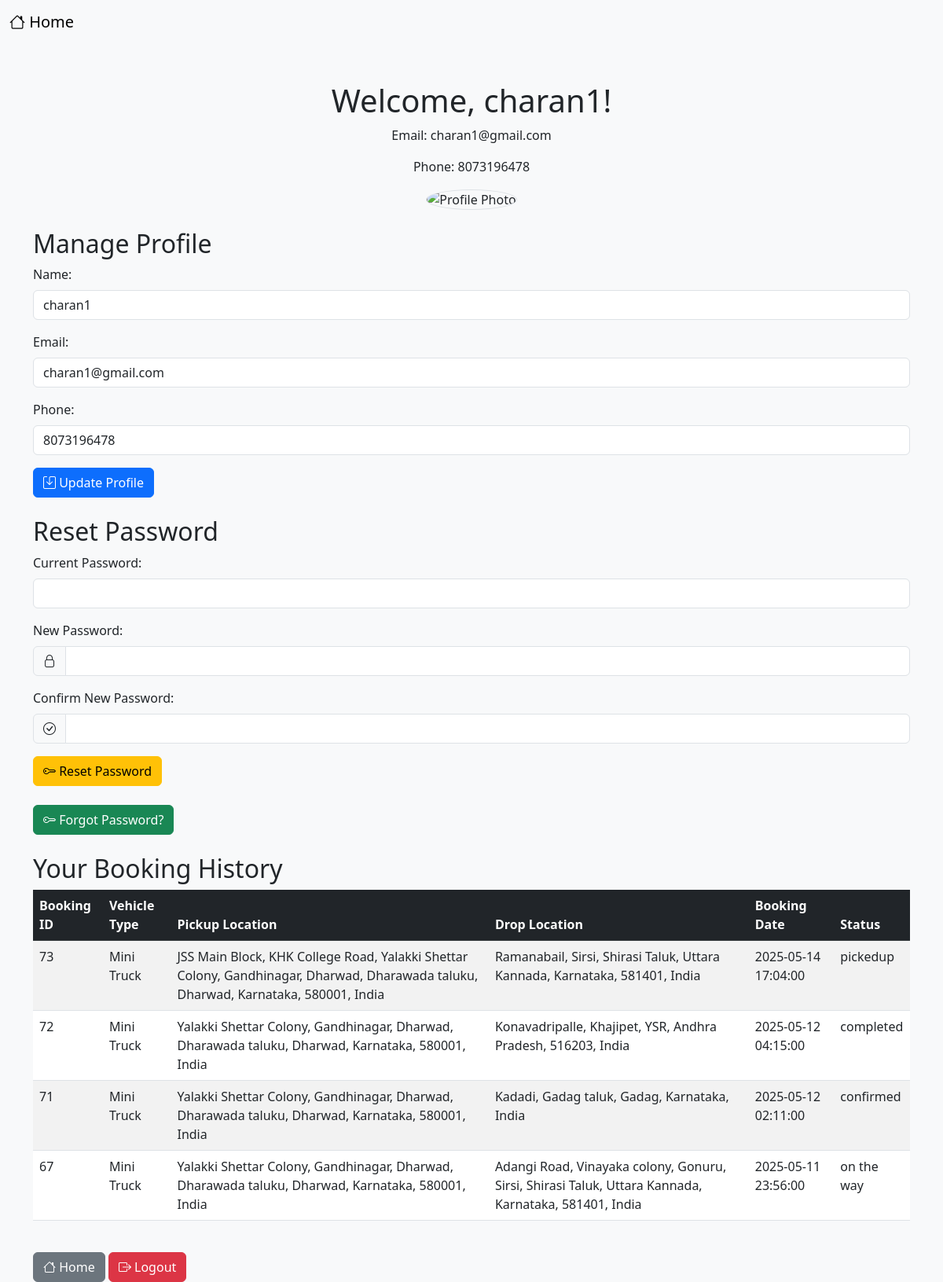
Page /profile.php (signed in) on the committed database.
### tables this page shows
CREATE TABLE IF NOT EXISTS `users` (
  `user_id` int NOT NULL AUTO_INCREMENT,
  `name` varchar(100) NOT NULL,
  `email` varchar(100) NOT NULL,
  `phone` varchar(15) NOT NULL,
  `password` varchar(100) NOT NULL,
  `user_type` enum('customer','driver','admin') NOT NULL,
  `created_at` timestamp NULL DEFAULT CURRENT_TIMESTAMP,
  `reset_token` varchar(255) DEFAULT NULL,
  PRIMARY KEY (`user_id`),
  UNIQUE KEY `email` (`email`)
);

CREATE TABLE IF NOT EXISTS `bookings` (
  `booking_id` int NOT NULL AUTO_INCREMENT,
  `user_id` int NOT NULL,
  `customer_name` varchar(100) DEFAULT NULL,
  `phone_number` varchar(20) DEFAULT NULL,
  `vehicle_id` int NOT NULL,
  `pickup_location` text NOT NULL,
  `drop_location` text NOT NULL,
  `date` datetime NOT NULL,
  `status` enum('pending','confirmed','on the way','reached','pickedup','delivered','completed','cancelled') DEFAULT 'pending',
  `cancelled_at` datetime DEFAULT NULL,
  `price` decimal(10,2) NOT NULL,
  `created_at` timestamp NULL DEFAULT CURRENT_TIMESTAMP,
  `vehicle_type` varchar(50) NOT NULL,
  PRIMARY KEY (`booking_id`),
  KEY `customer_id` (`user_id`),
  KEY `vehicle_id` (`vehicle_id`)
);

### profile.php (the view, shortened to what this page needs)
<?php
include 'db_connect.php';
$user_id = $_SESSION['user_id'];
$query = "SELECT * FROM users WHERE user_id = ?";
$stmt = $conn->prepare($query);
$stmt->bind_param("i", $user_id);
$stmt->execute();
$user_result = $stmt->get_result();
$user = $user_result->fetch_assoc();
?>
<!DOCTYPE html>
<html lang="en">
<head>
    <link href="https://cdn.jsdelivr.net/npm/bootstrap@5.3.0/dist/css/bootstrap.min.css" rel="stylesheet">
    <link href="https://cdn.jsdelivr.net/npm/bootstrap-icons/font/bootstrap-icons.css" rel="stylesheet">
</head>
<body class="bg-light">
    <nav class="navbar navbar-light bg-light">
        <div class="container-fluid">
            <a href="dashboarduser.php" class="navbar-brand">
                <i class="bi bi-house"></i> Home
            </a>
        </div>
    </nav>
    <div class="container mt-5">
        <h1 class="text-center">Welcome, <?php echo htmlspecialchars($user['name']); ?>!</h1>
        <p class="text-center">Email: <?php echo htmlspecialchars($user['email']); ?></p>
        <p class="text-center">Phone: <?php echo htmlspecialchars($user['phone']); ?></p>
        <div class="text-center mb-4">
            <img src="<?php echo isset($user['profile_photo']) ? $user['profile_photo'] : 'https://cdn.jsdelivr.net/npm/bootstrap-icons/icons/person-circle.svg'; ?>" class="rounded-circle border" alt="Profile Photo" style="width: 100px; height: 100px; object-fit: cover;">
        </div>
        <h2 class="mt-4">Manage Profile</h2>
        <form method="POST" action="profile.php" onsubmit="return confirmUpdate();" class="mb-4">
            <div class="mb-3">
                <label for="name" class="form-label">Name:</label>
                <input type="text" id="name" name="name" class="form-control" value="<?php echo htmlspecialchars($user['name']); ?>" required>
            </div>
            <div class="mb-3">
                <label for="email" class="form-label">Email:</label>
                <input type="email" id="email" name="email" class="form-control" value="<?php echo htmlspecialchars($user['email']); ?>" required>
            </div>
            <div class="mb-3">
                <label for="phone" class="form-label">Phone:</label>
                <input type="text" id="phone" name="phone" class="form-control" value="<?php echo htmlspecialchars($user['phone']); ?>" required>
            </div>
            <button type="submit" class="btn btn-primary">
                <i class="bi bi-save"></i> Update Profile
            </button>
        </form>
        <h2>Reset Password</h2>
        <form method="POST" action="profile.php" class="mb-4">
            <div class="mb-3">
                <label for="current_password" class="form-label">Current Password:</label>
                <input type="password" id="current_password" name="current_password" class="form-control" required>
            </div>
            <div class="mb-3">
                <label for="new_password" class="form-label">New Password:</label>
                <div class="input-group">
                    <span class="input-group-text"><i class="bi bi-lock"></i></span>
                    <input type="password" id="new_password" name="new_password" class="form-control" required>
                </div>
            </div>
            <div class="mb-3">
                <label for="confirm_password" class="form-label">Confirm New Password:</label>
                <div class="input-group">
                    <span class="input-group-text"><i class="bi bi-check-circle"></i></span>
                    <input type="password" id="confirm_password" name="confirm_password" class="form-control" required>
                </div>
            </div>
            <button type="submit" class="btn btn-warning">
                <i class="bi bi-key"></i> Reset Password
            </button>
        </form>
        <div class="mb-4">
            <a href="forgot_password.php" class="btn btn-success">
                <i class="bi bi-key"></i> Forgot Password?
            </a>
        </div>
        <h2>Your Booking History</h2>
        <?php
        $query = "SELECT * FROM bookings WHERE user_id = ? ORDER BY date DESC";
        $stmt = $conn->prepare($query);
        $stmt->bind_param("i", $user_id);
        $stmt->execute();
        $bookings_result = $stmt->get_result();
        ?>
        <?php if ($bookings_result->num_rows > 0): ?>
            <table class="table table-striped">
                <thead class="table-dark">
                    <tr>
                        <th>Booking ID</th>
                        <th>Vehicle Type</th>
                        <th>Pickup Location</th>
                        <th>Drop Location</th>
                        <th>Booking Date</th>
                        <th>Status</th>
                    </tr>
                </thead>
                <tbody>
                    <?php while ($booking = $bookings_result->fetch_assoc()): ?>
                        <tr>
                            <td><?php echo htmlspecialchars($booking['booking_id']); ?></td>
                            <td><?php echo htmlspecialchars($booking['vehicle_type']); ?></td>
                            <td><?php echo htmlspecialchars($booking['pickup_location']); ?></td>
                            <td><?php echo htmlspecialchars($booking['drop_location']); ?></td>
                            <td><?php echo htmlspecialchars($booking['date']); ?></td>
                            <td><?php echo htmlspecialchars($booking['status']); ?></td>
                        </tr>
                    <?php endwhile; ?>
                </tbody>
            </table>
        <?php else: ?>
            <p class="text-muted">No bookings found.</p>
        <?php endif; ?>
        <a href="index.php" class="btn btn-secondary mt-4">
            <i class="bi bi-house"></i> Home
        </a>
        <a href="logout.php" class="btn btn-danger mt-4">
            <i class="bi bi-box-arrow-right"></i> Logout
        </a>
    </div>
</body>
</html>

### rows in the picture
users: name "charan1", email "charan1@gmail.com", phone "8073196478"
bookings: booking_id "73", vehicle_type "Mini Truck", pickup_location "JSS Main Block, KHK College Road, Yalakki Shettar Colony, Gandhinagar, Dharwad, Dharawada taluku, Dharwad, Karnataka, 580001, India", drop_location "Ramanabail, Sirsi, Shirasi Taluk, Uttara Kannada, Karnataka, 581401, India", date "2025-05-14 17:04:00", status "pickedup"
bookings: booking_id "72", vehicle_type "Mini Truck", pickup_location "Yalakki Shettar Colony, Gandhinagar, Dharwad, Dharawada taluku, Dharwad, Karnataka, 580001, India", drop_location "Konavadripalle, Khajipet, YSR, Andhra Pradesh, 516203, India", date "2025-05-12 04:15:00", status "completed"
bookings: booking_id "71", vehicle_type "Mini Truck", pickup_location "Yalakki Shettar Colony, Gandhinagar, Dharwad, Dharawada taluku, Dharwad, Karnataka, 580001, India", drop_location "Kadadi, Gadag taluk, Gadag, Karnataka, India", date "2025-05-12 02:11:00", status "confirmed"
bookings: booking_id "67", vehicle_type "Mini Truck", pickup_location "Yalakki Shettar Colony, Gandhinagar, Dharwad, Dharawada taluku, Dharwad, Karnataka, 580001, India", drop_location "Adangi Road, Vinayaka colony, Gonuru, Sirsi, Shirasi Taluk, Uttara Kannada, Karnataka, 581401, India", date "2025-05-11 23:56:00", status "on the way"
